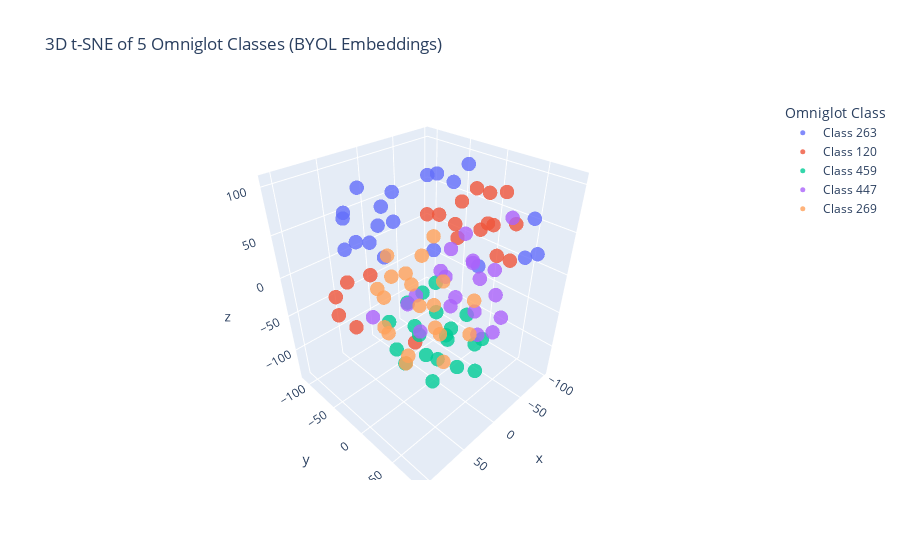

The notebook cell this image was saved under:
### Code cell
import plotly.express as px
import pandas as pd

# Create a dataframe for easier plotting
df = pd.DataFrame({
    'x': X_3d[:, 0],
    'y': X_3d[:, 1],
    'z': X_3d[:, 2],
    'class': y
})

# Filter only selected class labels (5 classes)
df = df[df['class'].isin(selected_classes)]

# Map original class labels to consistent string labels
label_map = {label: f"Class {label}" for label in selected_classes}
df['class'] = df['class'].map(label_map)

# Create interactive 3D scatter plot
fig = px.scatter_3d(df, x='x', y='y', z='z',
                    color='class',
                    title="3D t-SNE of 5 Omniglot Classes (BYOL Embeddings)",
                    labels={"class": "Omniglot Class"},
                    opacity=0.8)

fig.update_traces(marker=dict(size=5))
fig.show()

### Figure 1 — Plotly figure (JSON) as saved in the notebook; plotly's stock layout.template omitted (floating-point values rounded to 4 significant figures)
{"data": [{"hovertemplate": "Omniglot Class=Class 263<br>x=%{x}<br>y=%{y}<br>z=%{z}<extra></extra>", "legendgroup": "Class 263", "marker": {"color": "#636efa", "opacity": 0.8, "size": 5, "symbol": "circle"}, "mode": "markers", "name": "Class 263", "scene": "scene", "showlegend": true, "type": "scatter3d", "x": [-78.85, -19.71, 47.34, -67.05, 78.52, 62.73, 58.98, 32.41, 86.42, 23.07, -78.28, 47.77, -84.47, 54.31, 26.86, 43.95, -48.3, -38.59, -92.86, 76.01], "y": [57.31, -19.67, -30.63, -20.26, -42.34, -5.12, -68.93, -26.09, -12.33, -54.32, -49.43, -57.19, 63.44, -0.3261, 21.83, -49.53, 70.95, -51.37, -17.66, -42.01], "z": [62.32, 103.6, 68.76, 100.5, 51.09, 52.08, 66.58, 98.69, 74.14, 72.02, 69.95, 98.09, 22.2, 86.06, 55.95, 41.95, 36.69, 88.1, -32.34, 87.55]}, {"hovertemplate": "Omniglot Class=Class 120<br>x=%{x}<br>y=%{y}<br>z=%{z}<extra></extra>", "legendgroup": "Class 120", "marker": {"color": "#EF553B", "opacity": 0.8, "size": 5, "symbol": "circle"}, "mode": "markers", "name": "Class 120", "scene": "scene", "showlegend": true, "type": "scatter3d", "x": [-24.27, -52.6, -65.98, 79.51, -38.79, 105.5, -87.42, -84.16, -19.75, 45.93, -43.64, -18.9, -95.11, -54.6, 0.8368, -78.71, -43.46, -97.91, 89.85, -54.24], "y": [-58.5, -46.56, 10.83, -66.12, -6.654, 2.652, 29.34, -11.97, 5.766, -93.81, 34.16, -31.96, -11.24, -16.37, -110.0, 21.56, 10.86, 24.82, -50.26, 34.25], "z": [-137.7, 40.05, 45.18, -38.58, 31.85, 0.8168, -1.716, 22.54, 59.32, -25.95, 59.77, 57.09, 63.64, 64.82, -44.65, 79.42, 90.68, 37.84, -1.193, 20.7]}, {"hovertemplate": "Omniglot Class=Class 459<br>x=%{x}<br>y=%{y}<br>z=%{z}<extra></extra>", "legendgroup": "Class 459", "marker": {"color": "#00cc96", "opacity": 0.8, "size": 5, "symbol": "circle"}, "mode": "markers", "name": "Class 459", "scene": "scene", "showlegend": true, "type": "scatter3d", "x": [-15.37, -38.03, 38.51, 14.29, -6.423, 23.41, -54.64, -18.67, -7.967, 26.11, 7.712, -29.35, -41.98, -2.539, -40.34, 16.51, -40.73, -21.47, -12.97, -56.6], "y": [47.93, -36.29, -8.503, 17.9, -51.77, -40.11, 15.17, 2.318, 16.26, -47.99, -17.7, -26.46, 34.53, -16.69, -19.36, 12.77, -61.04, 16.62, -46.8, -1.723], "z": [-107.6, -39.08, -97.73, -89.81, -59.71, -107.1, -113.5, -91.49, -60.11, -68.08, -80.34, -72.68, -85.02, -117.9, -111.3, -126.8, -67.3, -127.8, -96.64, -78.05]}, {"hovertemplate": "Omniglot Class=Class 447<br>x=%{x}<br>y=%{y}<br>z=%{z}<extra></extra>", "legendgroup": "Class 447", "marker": {"color": "#ab63fa", "opacity": 0.8, "size": 5, "symbol": "circle"}, "mode": "markers", "name": "Class 447", "scene": "scene", "showlegend": true, "type": "scatter3d", "x": [3.353, -22.21, -9.824, 15.25, 42.26, 27.51, -54.49, 15.54, 12.7, 11.43, 4.92, -23.53, 45.65, 19.43, 30.91, -12.25, -58.9, 56.11, 30.41, 23.59], "y": [48.69, 61.22, 77.16, 81.75, 84.61, 50.52, 3.916, 48.44, 17.91, 31.19, 78.37, 67.81, 53.96, -86.68, 81.24, 46.57, -32.69, 28.46, 7.325, -18.5], "z": [46.06, -46.83, -11.25, 56.55, 28.96, 18.48, -1.434, 78.3, 25.35, -10.75, 23.6, 86.32, 51.03, -86.82, -5.474, 18.0, -0.4797, 23.78, -46.51, -28.28]}, {"hovertemplate": "Omniglot Class=Class 269<br>x=%{x}<br>y=%{y}<br>z=%{z}<extra></extra>", "legendgroup": "Class 269", "marker": {"color": "#FFA15A", "opacity": 0.8, "size": 5, "symbol": "circle"}, "mode": "markers", "name": "Class 269", "scene": "scene", "showlegend": true, "type": "scatter3d", "x": [61.81, 40.03, 75.73, 57.48, 43.34, -21.81, 67.8, 65.44, 36.91, 13.0, 61.27, -1.557, -13.12, 12.16, 0.03873, 22.44, -7.062, 50.21, -11.42, 38.86], "y": [18.62, -47.47, 37.63, -15.52, 47.11, 34.43, 1.171, 61.65, 46.93, -60.9, 54.38, -39.07, -34.17, 57.88, -71.15, -21.55, 3.543, -26.88, -13.39, 15.29], "z": [-62.8, -14.73, -30.35, -0.5954, -18.04, -19.73, -29.83, 11.53, -58.44, 9.067, 95.65, -25.21, 9.296, -30.74, -29.03, 8.697, -3.243, -49.34, -45.57, -4.164]}], "layout": {"legend": {"title": {"text": "Omniglot Class"}, "tracegroupgap": 0}, "scene": {"domain": {"x": [0, 1], "y": [0, 1]}, "xaxis": {"title": {"text": "x"}}, "yaxis": {"title": {"text": "y"}}, "zaxis": {"title": {"text": "z"}}}, "title": {"text": "3D t-SNE of 5 Omniglot Classes (BYOL Embeddings)"}}}
